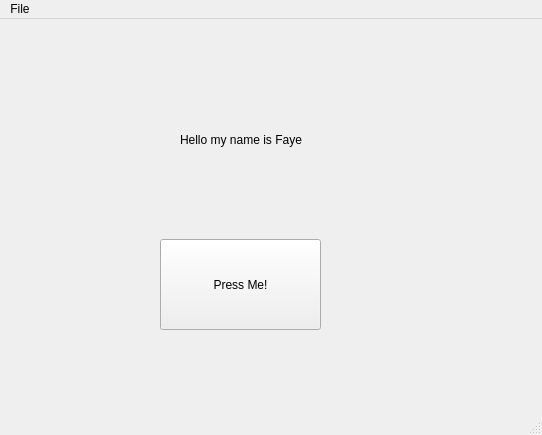
<?xml version="1.0" encoding="UTF-8"?>
<ui version="4.0">
 <class>MainWindow</class>
 <widget class="QMainWindow" name="MainWindow">
  <property name="geometry">
   <rect>
    <x>0</x>
    <y>0</y>
    <width>542</width>
    <height>435</height>
   </rect>
  </property>
  <property name="windowTitle">
   <string>MainWindow</string>
  </property>
  <widget class="QWidget" name="centralwidget">
   <widget class="QPushButton" name="pushButton">
    <property name="geometry">
     <rect>
      <x>160</x>
      <y>220</y>
      <width>161</width>
      <height>91</height>
     </rect>
    </property>
    <property name="text">
     <string>Press Me!</string>
    </property>
   </widget>
   <widget class="QLabel" name="label">
    <property name="geometry">
     <rect>
      <x>180</x>
      <y>100</y>
      <width>131</width>
      <height>41</height>
     </rect>
    </property>
    <property name="text">
     <string>Hello my name is Faye</string>
    </property>
   </widget>
  </widget>
  <widget class="QMenuBar" name="menubar">
   <property name="geometry">
    <rect>
     <x>0</x>
     <y>0</y>
     <width>542</width>
     <height>26</height>
    </rect>
   </property>
   <widget class="QMenu" name="menuFile">
    <property name="title">
     <string>File</string>
    </property>
   </widget>
   <addaction name="menuFile"/>
  </widget>
  <widget class="QStatusBar" name="statusbar"/>
 </widget>
 <resources/>
 <connections/>
</ui>
